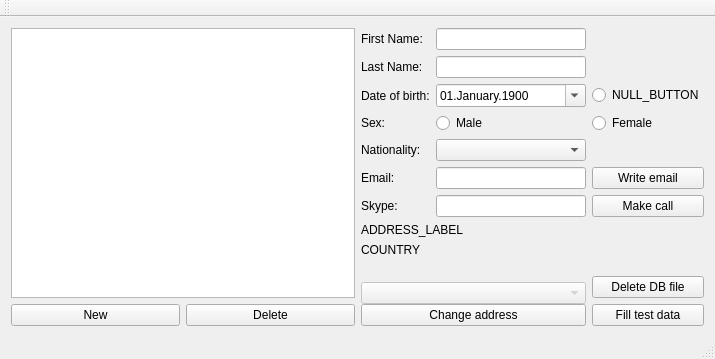
<?xml version="1.0" encoding="UTF-8"?>
<ui version="4.0">
 <class>AddressBookMainWindow</class>
 <widget class="QMainWindow" name="AddressBookMainWindow">
  <property name="geometry">
   <rect>
    <x>0</x>
    <y>0</y>
    <width>715</width>
    <height>359</height>
   </rect>
  </property>
  <property name="windowTitle">
   <string>Address Book</string>
  </property>
  <widget class="QWidget" name="centralWidget">
   <layout class="QVBoxLayout" name="verticalLayout">
    <item>
     <layout class="QHBoxLayout" name="horizontalLayout">
      <item>
       <layout class="QVBoxLayout" name="verticalLayout_4">
        <property name="leftMargin">
         <number>0</number>
        </property>
        <item>
         <widget class="QTableView" name="personsTable">
          <property name="selectionMode">
           <enum>QAbstractItemView::SingleSelection</enum>
          </property>
          <property name="selectionBehavior">
           <enum>QAbstractItemView::SelectRows</enum>
          </property>
          <attribute name="verticalHeaderVisible">
           <bool>false</bool>
          </attribute>
         </widget>
        </item>
        <item>
         <layout class="QHBoxLayout" name="horizontalLayout_2">
          <property name="topMargin">
           <number>0</number>
          </property>
          <item>
           <widget class="QPushButton" name="newRecordButton">
            <property name="text">
             <string>New</string>
            </property>
           </widget>
          </item>
          <item>
           <widget class="QPushButton" name="deleteRecordButton">
            <property name="text">
             <string>Delete</string>
            </property>
           </widget>
          </item>
         </layout>
        </item>
       </layout>
      </item>
      <item>
       <layout class="QGridLayout" name="gridLayout">
        <item row="1" column="0">
         <widget class="QLabel" name="label_2">
          <property name="text">
           <string>Last Name:</string>
          </property>
         </widget>
        </item>
        <item row="4" column="1">
         <widget class="QComboBox" name="nationalityCombo">
          <property name="c" stdset="0">
           <string>nationality</string>
          </property>
         </widget>
        </item>
        <item row="0" column="0">
         <widget class="QLabel" name="label">
          <property name="text">
           <string>First Name:</string>
          </property>
         </widget>
        </item>
        <item row="8" column="2" rowspan="3">
         <layout class="QVBoxLayout" name="verticalLayout_3">
          <item>
           <spacer name="verticalSpacer_2">
            <property name="orientation">
             <enum>Qt::Vertical</enum>
            </property>
            <property name="sizeHint" stdset="0">
             <size>
              <width>20</width>
              <height>40</height>
             </size>
            </property>
           </spacer>
          </item>
          <item>
           <widget class="QPushButton" name="deleteDbFileBtn">
            <property name="text">
             <string>Delete DB file</string>
            </property>
           </widget>
          </item>
          <item>
           <widget class="QPushButton" name="fillTestDataBtn">
            <property name="text">
             <string>Fill test data</string>
            </property>
           </widget>
          </item>
         </layout>
        </item>
        <item row="2" column="0">
         <widget class="QLabel" name="label_3">
          <property name="text">
           <string>Date of birth:</string>
          </property>
         </widget>
        </item>
        <item row="2" column="2">
         <widget class="QRadioButton" name="nullButton">
          <property name="text">
           <string>NULL_BUTTON</string>
          </property>
          <property name="v" stdset="0">
           <string/>
          </property>
          <attribute name="buttonGroup">
           <string notr="true">buttonGroup</string>
          </attribute>
         </widget>
        </item>
        <item row="3" column="0">
         <widget class="QLabel" name="label_5">
          <property name="text">
           <string>Sex:</string>
          </property>
         </widget>
        </item>
        <item row="6" column="0">
         <widget class="QLabel" name="label_8">
          <property name="text">
           <string>Skype:</string>
          </property>
         </widget>
        </item>
        <item row="1" column="1">
         <widget class="QLineEdit" name="lastNameEdit">
          <property name="c" stdset="0">
           <string>lastname</string>
          </property>
         </widget>
        </item>
        <item row="5" column="1">
         <widget class="QLineEdit" name="email">
          <property name="toolTip">
           <string>Email address</string>
          </property>
          <property name="c" stdset="0">
           <string>email</string>
          </property>
          <property name="prefix" stdset="0">
           <string>mailto:</string>
          </property>
         </widget>
        </item>
        <item row="0" column="1">
         <widget class="QLineEdit" name="firstname">
          <property name="c" stdset="0">
           <string>firstname</string>
          </property>
         </widget>
        </item>
        <item row="6" column="1">
         <widget class="QLineEdit" name="skype">
          <property name="c" stdset="0">
           <string>skype</string>
          </property>
          <property name="prefix" stdset="0">
           <string>skype:</string>
          </property>
         </widget>
        </item>
        <item row="3" column="1">
         <widget class="QRadioButton" name="sexEditMaleBox">
          <property name="text">
           <string>Male</string>
          </property>
          <property name="c" stdset="0">
           <string>sex</string>
          </property>
          <property name="v" stdset="0">
           <string>male</string>
          </property>
          <attribute name="buttonGroup">
           <string notr="true">buttonGroup</string>
          </attribute>
         </widget>
        </item>
        <item row="10" column="0" colspan="2">
         <layout class="QVBoxLayout" name="verticalLayout_2">
          <property name="spacing">
           <number>0</number>
          </property>
          <property name="topMargin">
           <number>0</number>
          </property>
          <item>
           <widget class="QComboBox" name="countryCombo">
            <property name="enabled">
             <bool>false</bool>
            </property>
            <property name="c" stdset="0">
             <string>countryid</string>
            </property>
            <property name="t" stdset="0">
             <string>address</string>
            </property>
           </widget>
          </item>
          <item>
           <widget class="QPushButton" name="changeAddressButton">
            <property name="text">
             <string>Change address</string>
            </property>
           </widget>
          </item>
         </layout>
        </item>
        <item row="3" column="2">
         <widget class="QRadioButton" name="sexEditFemaleBox">
          <property name="text">
           <string>Female</string>
          </property>
          <property name="v" stdset="0">
           <string>female</string>
          </property>
          <attribute name="buttonGroup">
           <string notr="true">buttonGroup</string>
          </attribute>
         </widget>
        </item>
        <item row="6" column="2">
         <widget class="QPushButton" name="makeCall">
          <property name="text">
           <string>Make call</string>
          </property>
         </widget>
        </item>
        <item row="2" column="1">
         <widget class="QDateEdit" name="dob">
          <property name="minimumDate">
           <date>
            <year>1900</year>
            <month>1</month>
            <day>1</day>
           </date>
          </property>
          <property name="displayFormat">
           <string>dd.MMMM.yyyy</string>
          </property>
          <property name="calendarPopup">
           <bool>true</bool>
          </property>
          <property name="date">
           <date>
            <year>1900</year>
            <month>1</month>
            <day>1</day>
           </date>
          </property>
          <property name="c" stdset="0">
           <string>dob</string>
          </property>
         </widget>
        </item>
        <item row="5" column="0">
         <widget class="QLabel" name="label_7">
          <property name="text">
           <string>Email:</string>
          </property>
         </widget>
        </item>
        <item row="4" column="0">
         <widget class="QLabel" name="label_6">
          <property name="text">
           <string>Nationality:</string>
          </property>
         </widget>
        </item>
        <item row="8" column="0" colspan="2">
         <widget class="QLabel" name="countryLabel">
          <property name="minimumSize">
           <size>
            <width>0</width>
            <height>0</height>
           </size>
          </property>
          <property name="text">
           <string>COUNTRY</string>
          </property>
         </widget>
        </item>
        <item row="5" column="2">
         <widget class="QPushButton" name="writeEmail">
          <property name="text">
           <string>Write email</string>
          </property>
         </widget>
        </item>
        <item row="7" column="0" colspan="3">
         <widget class="QLabel" name="addressLabel">
          <property name="minimumSize">
           <size>
            <width>0</width>
            <height>0</height>
           </size>
          </property>
          <property name="maximumSize">
           <size>
            <width>16777215</width>
            <height>16777215</height>
           </size>
          </property>
          <property name="text">
           <string>ADDRESS_LABEL</string>
          </property>
          <property name="wordWrap">
           <bool>true</bool>
          </property>
         </widget>
        </item>
        <item row="9" column="0">
         <spacer name="verticalSpacer">
          <property name="orientation">
           <enum>Qt::Vertical</enum>
          </property>
          <property name="sizeHint" stdset="0">
           <size>
            <width>20</width>
            <height>40</height>
           </size>
          </property>
         </spacer>
        </item>
       </layout>
      </item>
     </layout>
    </item>
   </layout>
  </widget>
  <widget class="QToolBar" name="mainToolBar">
   <attribute name="toolBarArea">
    <enum>TopToolBarArea</enum>
   </attribute>
   <attribute name="toolBarBreak">
    <bool>false</bool>
   </attribute>
  </widget>
  <widget class="QStatusBar" name="statusBar"/>
 </widget>
 <layoutdefault spacing="6" margin="11"/>
 <resources/>
 <connections/>
 <buttongroups>
  <buttongroup name="buttonGroup"/>
 </buttongroups>
</ui>
